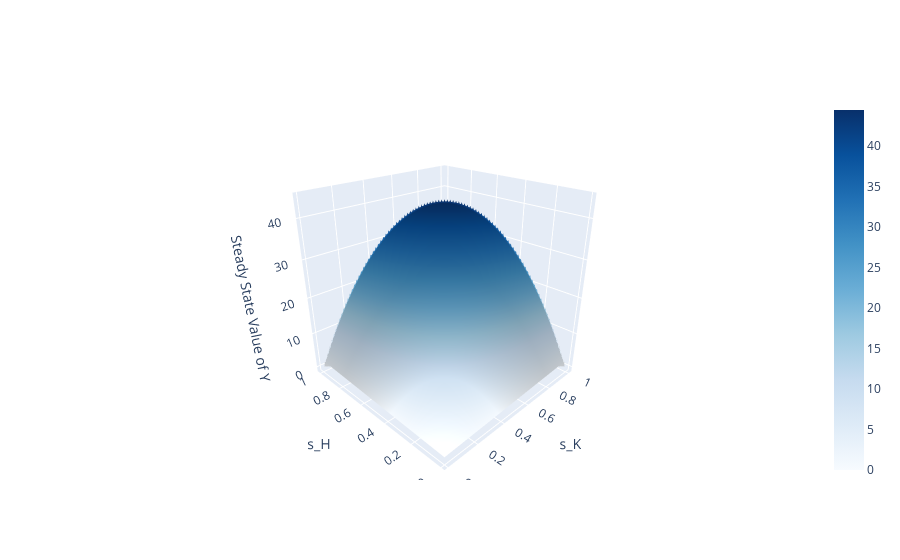

Notebook cell for this chart:
### Markdown cell above
It is evident that the steady-state level increases in both savings rates when holding the other constant.

However, since $\tilde{y}^*$ depends on both $s_H$ and $s_K$, we want to examine how it is affected when both savings rates are varied simultaneously.

It is important to keep in mind the constraints of $s_H$ and $s_K$, which are that $s_H, s_K \in [0,1]$ and $s_H + s_K \leq 1$.

To accomplish this, we will plot $\tilde{y}^*$ against all possible values of $s_H$ and $s_K$ in an interactive 3D plot.

### Code cell
# Define range of s_K and s_H values
s_K_values = np.linspace(0.01, 1, 100)
s_H_values = np.linspace(0.01, 1, 100)

# Create empty arrays to store results
ss_k_values = np.zeros((len(s_K_values), len(s_H_values)))
ss_h_values = np.zeros((len(s_K_values), len(s_H_values)))
ss_y_values = np.zeros((len(s_K_values), len(s_H_values)))

# Loop through s_K and s_H values and calculate steady state values
for i, s_K in enumerate(s_K_values):
    for j, s_H in enumerate(s_H_values):
        if s_H + s_K > 1:
            continue
        
        model.par.s_K = s_K  # Set s_K value
        model.par.s_H = s_H  # Set s_H value
        ss_k, ss_h, ss_y = model.find_steady_state(do_print=False)
        ss_k_values[i,j] = ss_k  # Replace with the appropriate steady state value of capital
        ss_h_values[i,j] = ss_h  # Replace with the appropriate steady state value of labor
        ss_y_values[i,j] = ss_y

# Create meshgrid of s_K and s_H values
s_K_mesh, s_H_mesh = np.meshgrid(s_K_values, s_H_values)

# Create interactive 3D plot of steady state values
fig = go.Figure(data=go.Surface(x=s_K_mesh, y=s_H_mesh, z=ss_y_values, colorscale='Blues'))
fig.update_layout(
    scene=dict(
        xaxis_title='s_K',
        yaxis_title='s_H',
        zaxis_title='Steady State Value of Y',
        camera=dict(
            eye=dict(x=-1.5, y=-1.5, z=1)
        )
    )
)
fig.show()

### Figure 1 — Plotly figure (JSON) as saved in the notebook; plotly's stock layout.template omitted (floating-point values rounded to 4 significant figures; data arrays with more than 128 entries replaced by an {"elided": "..."} marker saying what was removed)
{"data": [{"colorscale": [[0, "rgb(247,251,255)"], [0.125, "rgb(222,235,247)"], [0.25, "rgb(198,219,239)"], [0.375, "rgb(158,202,225)"], [0.5, "rgb(107,174,214)"], [0.625, "rgb(66,146,198)"], [0.75, "rgb(33,113,181)"], [0.875, "rgb(8,81,156)"], [1, "rgb(8,48,107)"]], "type": "surface", "x": {"elided": "100x100 float values"}, "y": {"elided": "100x100 float values"}, "z": {"elided": "100x100 float values"}}], "layout": {"scene": {"camera": {"eye": {"x": -1.5, "y": -1.5, "z": 1}}, "xaxis": {"title": {"text": "s_K"}}, "yaxis": {"title": {"text": "s_H"}}, "zaxis": {"title": {"text": "Steady State Value of Y"}}}}}
